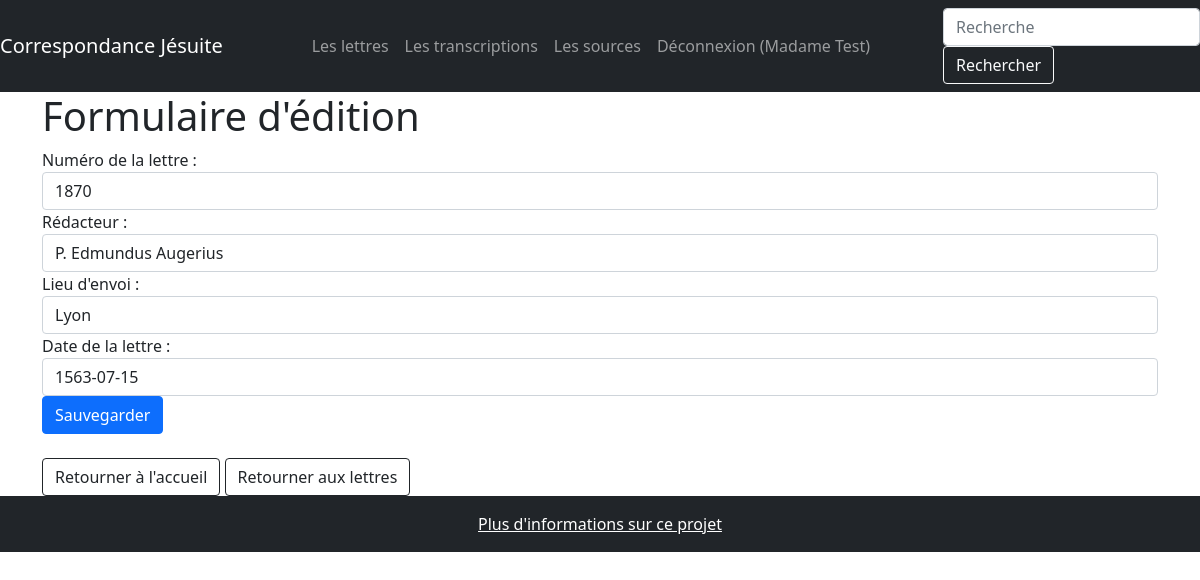
Page /lettres/548/edition (signed in) on the committed database.
### correspondance/modeles/utilisateurs.py (models this page shows, shortened)
class Utilisateur(UserMixin, db.Model):
    __tablename__ = "utilisateur"
    ut_id = db.Column(db.Integer, unique=True, nullable=False, primary_key=True, autoincrement=True)
    ut_nom = db.Column(db.Text, nullable=False)
    ut_login = db.Column(db.Text, nullable=False)
    ut_mdp = db.Column(db.Text, nullable=False)
    ut_mail = db.Column(db.Text, nullable=False)
    contributions = db.relationship("Contribution", back_populates="utilisateur")

### correspondance/modeles/donnees.py (models this page shows, shortened)
class Lettre(db.Model):
    __tablename__ = "lettre"
    lettre_id = db.Column(db.Integer, unique=True, nullable=False, primary_key=True, autoincrement=True)
    lettre_date = db.Column(db.Text, nullable=False)
    lettre_numero = db.Column(db.Text)
    lettre_redacteur = db.Column(db.Text)
    lettre_lieu = db.Column(db.Text)
    lettre_volume = db.relationship("Publication", secondary=Source, backref=db.backref("Lettre", lazy='dynamic'))
    transcription_texte: List["Transcription"] = db.relationship("Transcription", back_populates="lettre",
                                                                 cascade="all,delete")
    contributions = db.relationship("Contribution", back_populates="lettre")

### correspondance/routes/generic.py (the view, shortened to what this page needs)
@app.route('/lettres/<int:lettre_id>/edition', methods=["POST", "GET"])
@login_required
def edition(lettre_id):
    erreurs = []
    lettre_modifiee = Lettre.query.get_or_404(lettre_id)
    return render_template("pages/lettre_edition.html", nom="Correspondance jésuite", lettre_modifiee=lettre_modifiee)

### correspondance/modeles/utilisateurs.py (called while the page is built)
@login.user_loader
def trouver_utilisateur_via_id(identifiant):
    return Utilisateur.query.get(int(identifiant))

### correspondance/templates/pages/lettre_edition.html (shortened to what this page needs)
{% extends "conteneur.html" %}
{% block corps %}
<h1>Formulaire d'édition</h1>
<form method="post" action="{{url_for('edition', lettre_id=lettre_modifiee.lettre_id)}}" class="">
    <div class="form-group">
        <label for="champs_num">Numéro de la  lettre : </label>
        <input type="text" class="form-control" name="lettre_numero" placeholder="Identifiant de la lettre" id="champs_num" value="{{lettre_modifiee.lettre_numero}}">
    </div>
    <div class="form-group">
        <label for="champs_auteur">Rédacteur : </label>
        <input type="text" class="form-control" name="lettre_redacteur" placeholder="Auteur de la lettre" id="champs_auteur" value="{{lettre_modifiee.lettre_redacteur}}">
    </div>
    <div class="form-group">
        <label for="champs_lieu">Lieu d'envoi : </label>
        <input type="text" class="form-control" name="lettre_lieu" placeholder="Lieu d'envoi de la lettre" id="champs_lieu" value="{{lettre_modifiee.lettre_lieu}}">
    </div>
    <div class="form-group">
        <label for="champs_date">Date de la lettre : </label>
        <input type="text" class="form-control" name="lettre_date" placeholder="Date de la lettre" id="champs_date" value="{{lettre_modifiee.lettre_date}}">
    </div>
    <button class="btn btn-primary" type="submit">Sauvegarder</button>
</form>
<div>
    <br/>
    <a class="btn btn-outline-dark" role="button" href="{{url_for('accueil')}}">Retourner à l'accueil</a>
    <a class="btn btn-outline-dark" role="button" href="{{url_for('lettres')}}">Retourner aux lettres</a>
</div>
{% endblock %}

### correspondance/templates/conteneur.html (shortened to what this page needs)
<!DOCTYPE html>
<html lang="fr">
    <head>
        {% include "partials/css.html"%}
    </head>
    <body>
        <nav class="navbar navbar-expand-md navbar-dark bg-dark justify-content-between">
            <a class="navbar-brand" href="{{ url_for('accueil') }}">Correspondance Jésuite</a>
            <ul class="navbar-nav mr-auto">
                <li class="nav-item">
                    <a class="nav-link" href="{{url_for('lettres')}}">Les lettres</a>
                </li>
                <li class="nav-item">
                    <a class="nav-link" href="{{url_for('transcriptions')}}">Les transcriptions</a>
                </li>
                <li>
                    <a class="nav-link" href="{{url_for('publications')}}">Les sources</a>
                </li>
                {% if not current_user.is_authenticated %}
                <li class="nav-item">
                    <a class="nav-link" href="{{url_for('inscription')}}">Inscription</a>
                </li>
                <li class="nav-item">
                    <a class="nav-link" href="{{url_for('connexion')}}">Connexion</a>
                </li>
                {% else %}
                <li class="nav-item">
                    <a class="nav-link" href="{{url_for('deconnexion')}}">Déconnexion ({{current_user.ut_nom}})</a>
                </li>
                {% endif %}
                </ul>
                <form class="form-inline my-2 my-lg-0" action="{{url_for('recherche')}}" method="GET">
                    <input class="form-control mr-sm-2" name="keyword" type="search" placeholder="Recherche" aria-label="Recherche">
                    <button class="btn btn-outline-light my-2 my-sm-0" type="submit">Rechercher</button>
                </form>
              </nav>
          <div class="container">
              <div class="row">
                <div class="col">
                    {% block corps %}{% endblock %}
                </div>
              </div>
          </div>
    </body>
{% block footer %}
    <footer class="bg-dark" style="background-color: rgba(0, 0, 0, 0.2);">
        <div class="container" style="padding: 1em; text-align: center">
        <a  class="text-white" href={{url_for('projet')}}>Plus d'informations sur ce projet</a>
        </div>
    </footer>
{% endblock %}
</html>

### rows in the picture
Utilisateur: ut_nom "Madame Test"
Lettre: lettre_numero "1870", lettre_redacteur "P. Edmundus Augerius", lettre_lieu "Lyon", lettre_date "1563-07-15"
